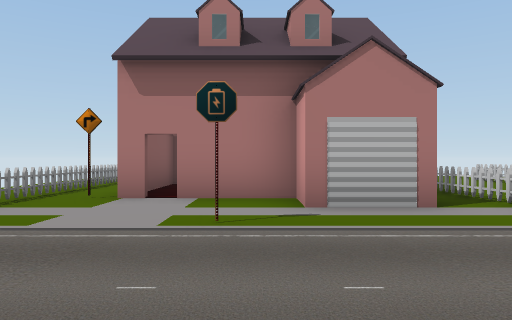
View 1 (above)

19 first-person views from a walk through a Unity game level. The camera is 1.2 m above the floor, looks level and sees 70° across. The floor is counted in squares, 2.27 m on a side. Each view is taken from the middle of a square. On the plan, view 1 faces up. The plan holds only what a view shows up to about 10 squares ahead; the rest is blank. The place goes on beyond the plan. The player character is not drawn. Door leaves are left out, so doorways stand open.

View 2
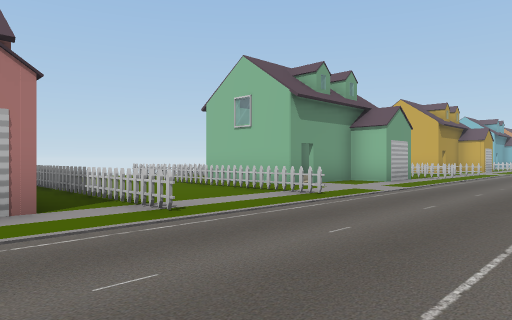

View 3
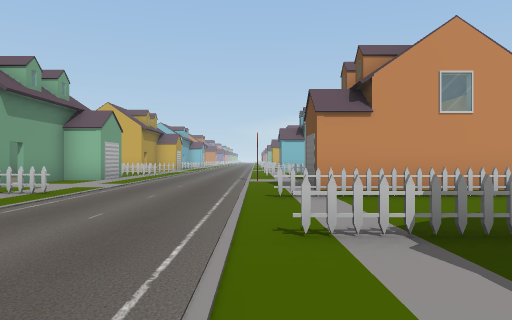

View 4
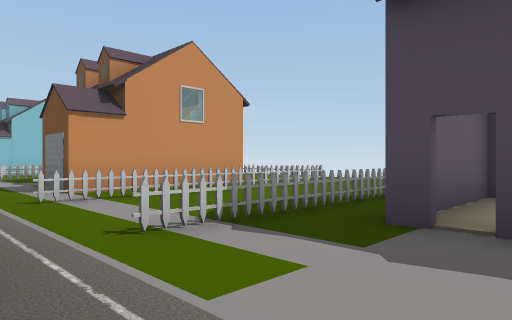

View 5
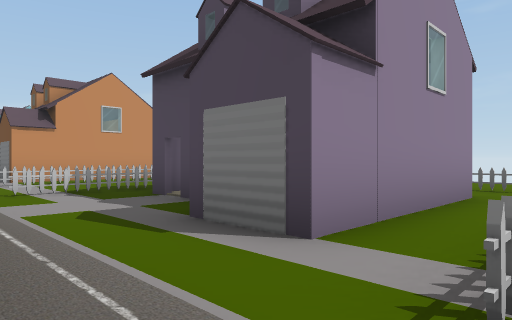

View 6
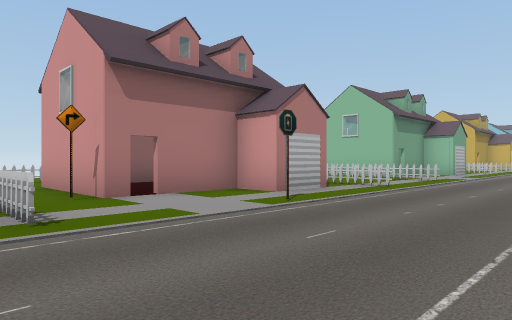

View 7
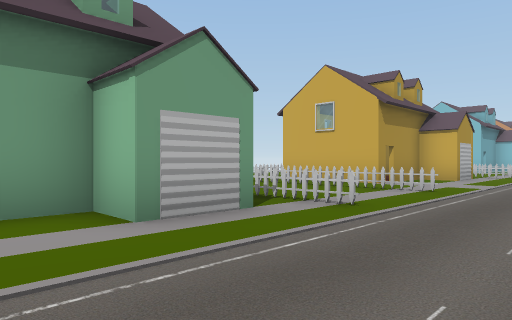

View 8
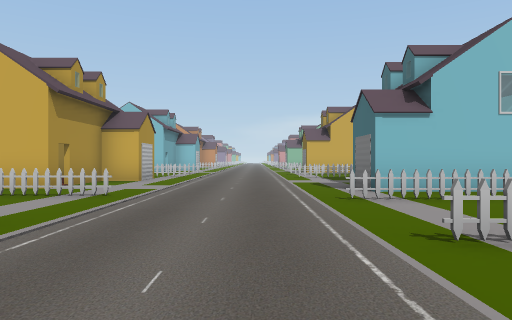

View 9
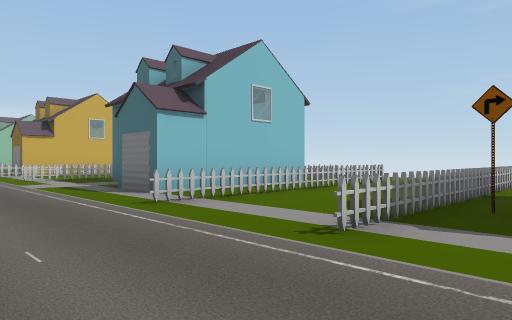

View 10
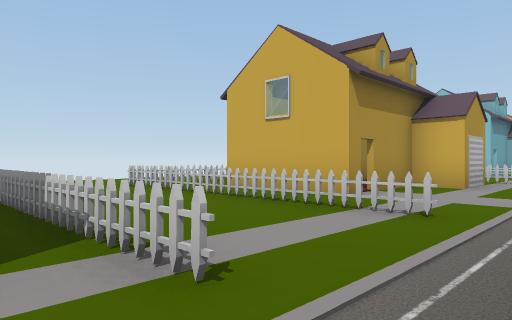

View 11
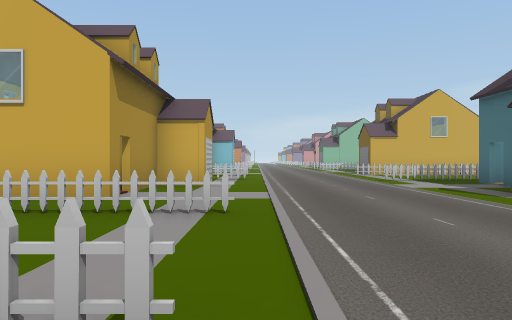

View 12
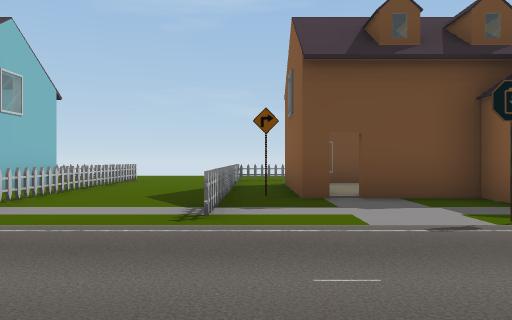

View 13
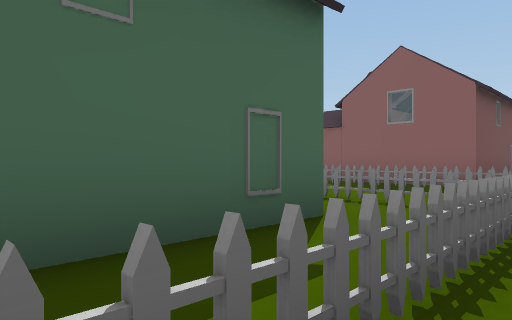

View 14
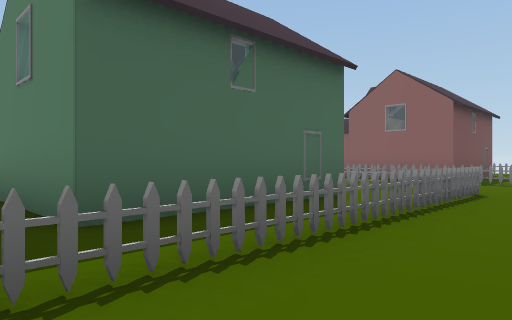

View 15
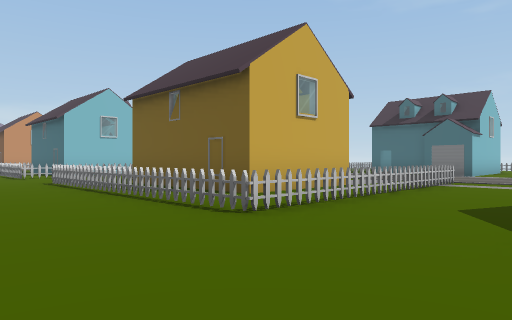

View 16
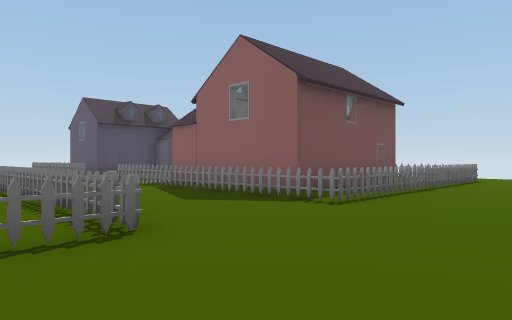

View 17
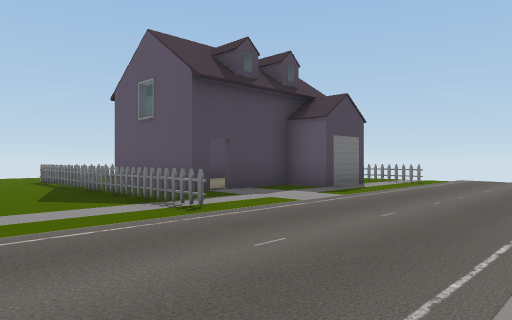

View 18
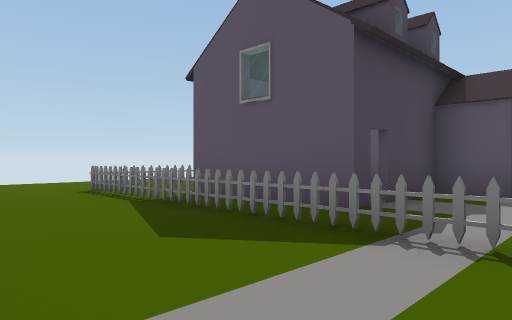

View 19
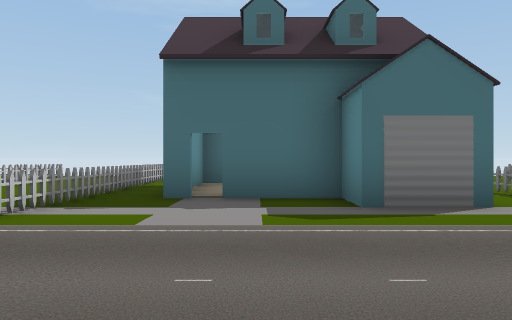

### Floor plan
Key: @ floor where view 1 was taken; # wall or solid block; . floor; = window, fence, low wall or low ledge; O other object.
Columns run from 4 left of view 1 to 21 right of it. Each row starts with its distance up from view 1.
 12         ....    ....
 11    ......... ............
 10 ..........................
  9 .=======..=======..=======
  8 .=OOOOO=..=OOOO# ..=OOOOO=
  7 .=#   #=..=#   #=..=#   #
  6 .=#   #=..=#   #=..=#   #
  5 .=OOOO#=..=OOOO#=..=OOOO
  4  =...OO=..=...OO=..=...OO=
  3 ....#.....................
  2 ..........................
  1 ..........................
  0 ....@........#............
 -1 =.OO...=.=.O...=..=OOO..=.
 -2 =.OOOO.=.=.O#OOO..=O OOO=.
 -3  .O  O.=.=.O  O=..=O   #=.
 -4  .O  O.=.=.O  O=..=O   #=.
 -5  .OOOO.=.=.OOOO=..=OOOOO=
 -6  == ====.===  ==..===   =
 -7  .. ......    .. ..
 -8      .....
 -9       ..

Where each view was taken, in squares from view 1:
view 1: 0 up, 0 right, facing up
view 2: 0 up, 1 right, facing up-right
view 3: 0 up, 0 right, facing right
view 4: 1 up, 0 right, facing down-right
view 5: 1 up, 4 left, facing down-right
view 6: 0 up, 4 left, facing up-right
view 7: 1 up, 8 right, facing up-right
view 8: 1 up, 9 right, facing right
view 9: 2 up, 10 right, facing down-right
view 10: 2 up, 11 right, facing up-right
view 11: 3 up, 11 right, facing right
view 12: 3 up, 11 right, facing down
view 13: 10 up, 10 right, facing down-left
view 14: 11 up, 12 right, facing down-left
view 15: 12 up, 12 right, facing down-right
view 16: 12 up, 7 right, facing down-left
view 17: 3 up, 5 right, facing down-left
view 18: 0 up, 5 right, facing down-left
view 19: 3 up, 18 right, facing down
